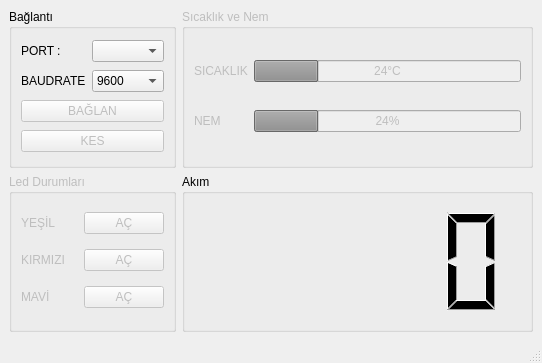
<?xml version="1.0" encoding="UTF-8"?>
<ui version="4.0">
 <class>MainWindow</class>
 <widget class="QMainWindow" name="MainWindow">
  <property name="enabled">
   <bool>true</bool>
  </property>
  <property name="geometry">
   <rect>
    <x>0</x>
    <y>0</y>
    <width>542</width>
    <height>363</height>
   </rect>
  </property>
  <property name="windowTitle">
   <string>Sensör Takip</string>
  </property>
  <widget class="QWidget" name="centralwidget">
   <layout class="QGridLayout" name="gridLayout_3">
    <item row="0" column="1">
     <widget class="QGroupBox" name="groupBox_sicaklikVeNem">
      <property name="enabled">
       <bool>false</bool>
      </property>
      <property name="title">
       <string>Sıcaklık ve Nem</string>
      </property>
      <layout class="QGridLayout" name="gridLayout_2">
       <item row="0" column="0">
        <widget class="QLabel" name="label_3">
         <property name="text">
          <string>SICAKLIK</string>
         </property>
        </widget>
       </item>
       <item row="0" column="1">
        <widget class="QProgressBar" name="progressBar_sicaklik">
         <property name="value">
          <number>24</number>
         </property>
         <property name="format">
          <string>%p°C</string>
         </property>
        </widget>
       </item>
       <item row="1" column="0">
        <widget class="QLabel" name="label_4">
         <property name="text">
          <string>NEM</string>
         </property>
        </widget>
       </item>
       <item row="1" column="1">
        <widget class="QProgressBar" name="progressBar_nem">
         <property name="value">
          <number>24</number>
         </property>
        </widget>
       </item>
      </layout>
     </widget>
    </item>
    <item row="0" column="0">
     <widget class="QGroupBox" name="groupBox_baglanti">
      <property name="enabled">
       <bool>true</bool>
      </property>
      <property name="styleSheet">
       <string notr="true"/>
      </property>
      <property name="title">
       <string>Bağlantı</string>
      </property>
      <property name="flat">
       <bool>false</bool>
      </property>
      <property name="checkable">
       <bool>false</bool>
      </property>
      <property name="checked">
       <bool>false</bool>
      </property>
      <layout class="QGridLayout" name="gridLayout">
       <item row="1" column="1">
        <widget class="QComboBox" name="combo_baudRateList">
         <property name="currentIndex">
          <number>2</number>
         </property>
         <item>
          <property name="text">
           <string>2400</string>
          </property>
         </item>
         <item>
          <property name="text">
           <string>4800</string>
          </property>
         </item>
         <item>
          <property name="text">
           <string>9600</string>
          </property>
         </item>
         <item>
          <property name="text">
           <string>19200</string>
          </property>
         </item>
         <item>
          <property name="text">
           <string>38400</string>
          </property>
         </item>
         <item>
          <property name="text">
           <string>57600</string>
          </property>
         </item>
         <item>
          <property name="text">
           <string>115200</string>
          </property>
         </item>
         <item>
          <property name="text">
           <string>230400</string>
          </property>
         </item>
        </widget>
       </item>
       <item row="3" column="0" colspan="2">
        <widget class="QPushButton" name="btn_portBaglan">
         <property name="enabled">
          <bool>false</bool>
         </property>
         <property name="text">
          <string>BAĞLAN</string>
         </property>
        </widget>
       </item>
       <item row="1" column="0">
        <widget class="QLabel" name="label_2">
         <property name="text">
          <string>BAUDRATE</string>
         </property>
        </widget>
       </item>
       <item row="4" column="0" colspan="2">
        <widget class="QPushButton" name="btn_portBaglantiKes">
         <property name="enabled">
          <bool>false</bool>
         </property>
         <property name="text">
          <string>KES</string>
         </property>
        </widget>
       </item>
       <item row="0" column="0">
        <widget class="QLabel" name="label">
         <property name="text">
          <string>PORT : </string>
         </property>
        </widget>
       </item>
       <item row="0" column="1">
        <widget class="QComboBox" name="combo_portList"/>
       </item>
      </layout>
     </widget>
    </item>
    <item row="1" column="0">
     <widget class="QGroupBox" name="groupBox_led">
      <property name="enabled">
       <bool>false</bool>
      </property>
      <property name="title">
       <string>Led Durumları</string>
      </property>
      <layout class="QGridLayout" name="gridLayout_4">
       <item row="2" column="0">
        <widget class="QLabel" name="label_7">
         <property name="text">
          <string>MAVİ</string>
         </property>
        </widget>
       </item>
       <item row="0" column="1">
        <widget class="QPushButton" name="btn_yesilLedAc">
         <property name="styleSheet">
          <string notr="true"/>
         </property>
         <property name="text">
          <string>AÇ</string>
         </property>
        </widget>
       </item>
       <item row="1" column="0">
        <widget class="QLabel" name="label_6">
         <property name="text">
          <string>KIRMIZI</string>
         </property>
        </widget>
       </item>
       <item row="0" column="0">
        <widget class="QLabel" name="label_5">
         <property name="text">
          <string>YEŞİL</string>
         </property>
        </widget>
       </item>
       <item row="2" column="1">
        <widget class="QPushButton" name="btn_maviLedAc">
         <property name="text">
          <string>AÇ</string>
         </property>
        </widget>
       </item>
       <item row="1" column="1">
        <widget class="QPushButton" name="btn_kirmiziLedAc">
         <property name="text">
          <string>AÇ</string>
         </property>
        </widget>
       </item>
      </layout>
     </widget>
    </item>
    <item row="1" column="1">
     <widget class="QGroupBox" name="groupBox_2">
      <property name="title">
       <string>Akım</string>
      </property>
      <layout class="QGridLayout" name="gridLayout_6">
       <item row="0" column="0">
        <widget class="QLCDNumber" name="lcdNumber">
         <property name="styleSheet">
          <string notr="true"/>
         </property>
         <property name="frameShape">
          <enum>QFrame::NoFrame</enum>
         </property>
         <property name="frameShadow">
          <enum>QFrame::Plain</enum>
         </property>
        </widget>
       </item>
      </layout>
     </widget>
    </item>
   </layout>
  </widget>
  <widget class="QStatusBar" name="statusbar"/>
  <widget class="QMenuBar" name="menubar">
   <property name="geometry">
    <rect>
     <x>0</x>
     <y>0</y>
     <width>542</width>
     <height>22</height>
    </rect>
   </property>
  </widget>
 </widget>
 <resources>
  <include location="cetvel.qrc"/>
 </resources>
 <connections/>
</ui>
